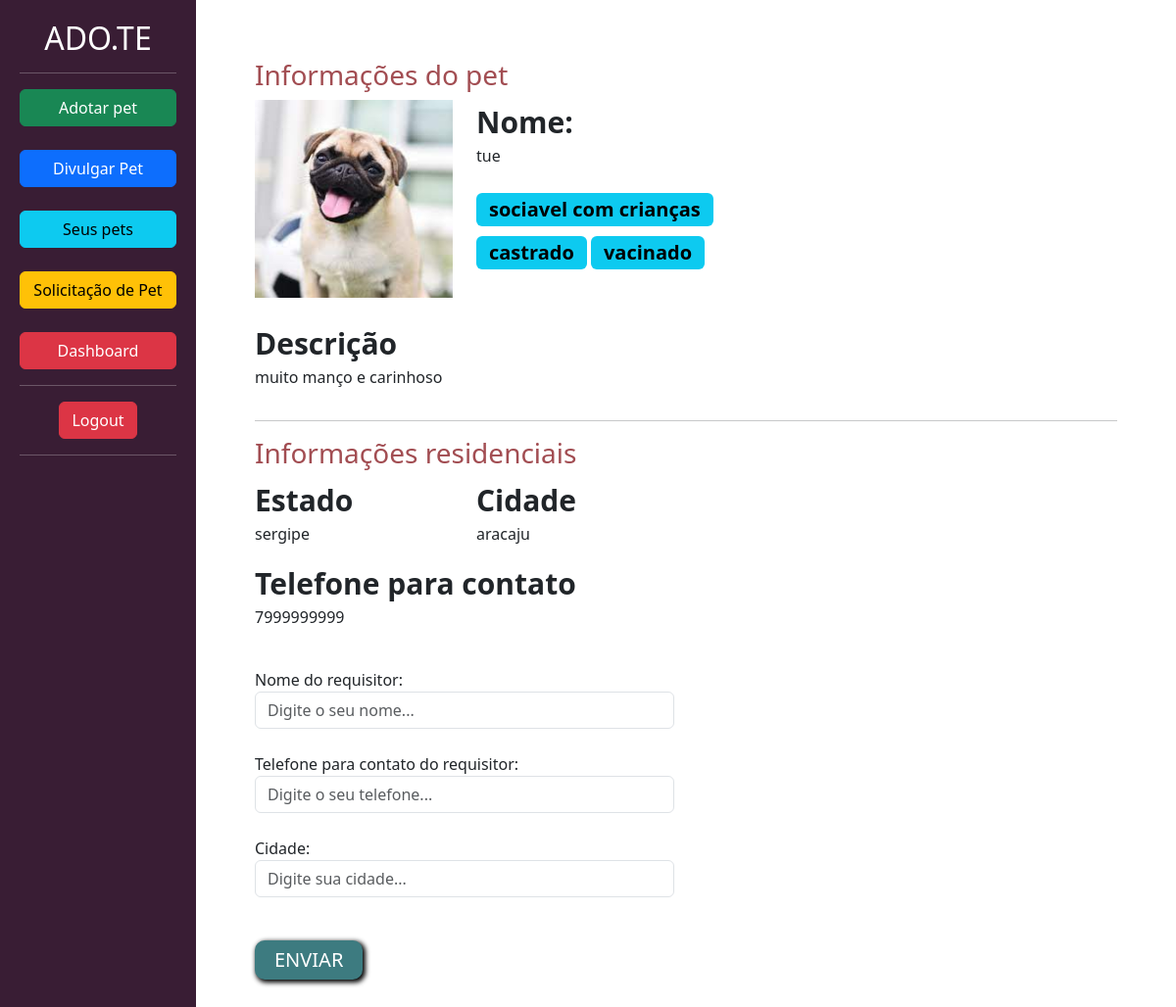
The app's page /divulgar/ver_pet/1 (signed in) with its own data.
### divulgar/models.py (models this page shows, shortened)
class Pet(models.Model):
    choices_status = (('P', 'Para adoção'),
                      ('A', 'Adotado'))
    usuario = models.ForeignKey(User, on_delete=models.DO_NOTHING)
    foto = models.ImageField(upload_to="fotos_pets")
    nome = models.CharField(max_length=100)
    descricao = models.TextField()
    estado = models.CharField(max_length=50)
    cidade = models.CharField(max_length=50)
    telefone = models.CharField(max_length=50)
    tags = models.ManyToManyField(Tag)
    raca = models.ForeignKey(Raca, on_delete=models.DO_NOTHING)
    status = models.CharField(max_length=1, choices=choices_status, default='P')

class Tag(models.Model):
    tag = models.CharField(max_length=100)
    def __str__(self):
        return self.tag

### divulgar/views.py (the view)
# urls.py: path('ver_pet/<int:id>', views.ver_pet, name="ver_pet"),
@login_required
def ver_pet(request, id):
    if request.method == "GET":
        pet = Pet.objects.get(id = id)
        return render(request, 'ver_pet.html', {'pet': pet})

### divulgar/templates/ver_pet.html (shortened to what this page needs)
{% load static %}
<!doctype html>
<html lang="pt-BR">
    <head>
    <link href="https://cdn.jsdelivr.net/npm/bootstrap@5.3.0-alpha1/dist/css/bootstrap.min.css" rel="stylesheet">
    <link href="{% static 'usuarios/css/cadastro.css' %}" rel="stylesheet">
    <link href="{% static 'divulgar/css/novo_pet.css' %}" rel="stylesheet">
    <link href="{% static 'divulgar/css/seus_pet.css' %}" rel="stylesheet">
    <link href="{% static 'adotar/css/listar_pets.css' %}" rel="stylesheet">
    </head>
    <body>
        <div class="container-fluid">
            <div class="row">
                <div class="col-md-2 bg-side-plataforma sidebar">
                    <h2>ADO.TE</h2>
                    <hr>
                    <a class="btn btn-success col-12" href="/adotar/">Adotar pet</a><br><br>
                    <a class="btn btn-primary col-12" href="/divulgar/novo_pet/">Divulgar Pet</a><br><br>
                    <a class="btn btn-info col-12" href="/divulgar/seus_pets/">Seus pets</a><br><br>
                    <a class="btn btn-warning col-12" href="/divulgar/ver_pedido_adocao/">Solicitação de Pet</a><br><br>
                    <a class="btn btn-danger col-12" href="/divulgar/dashboard/">Dashboard</a>
                    <hr>
                    <a href=" {% url 'sair' %}" class="btn btn-danger">Logout</a>
                    <hr>
                </div>
                <div style="padding:60px" class="col-md">
                    <h3 class="font-vinho">Informações do pet</h3>
                    <div class="row">
                        <div class="col-md-3">
                            <img width="100%" src="{{pet.foto.url}}">
                        </div>
                        <div class="col-md-9">
                            <span class="span-bold">Nome:</span>
                            <p>{{pet.nome}}</p>
                            <div style="width:40%">
                                {% for tag in pet.tags.all %}
                                    <span class="badge text-bg-info badge-lg">{{tag}}</span>
                                {% endfor %}
                            </div>
                        </div>
                    </div>
                    <br>
                    <div class="row">
                        <div class="col-md-5">
                            <span class="span-bold">Descrição</span>
                            <p>{{pet.descricao}}</p>
                        </div>
                        <div class="col-md-7">
                        </div>
                    </div>
                    <hr>
                    <div class="row">
                        <h3 class="font-vinho">Informações residenciais</h3>
                        <div class="col-md">
                            <div class="row">
                                <div class="col-md">
                                    <span class="span-bold">Estado</span>
                                    <p>{{pet.estado}}</p>
                                </div>
                                <div class="col-md">
                                    <span class="span-bold">Cidade</span>
                                    <p>{{pet.cidade}}</p>
                                </div>
                            </div>
                            <span class="span-bold">Telefone para contato</span>
                            <p>{{pet.telefone}}</p>
                            <br>
                            <form action="{% url 'pedido_adocao' pet.id %}" method="POST" enctype='multipart/form-data'>{% csrf_token %}
                            <span>Nome do requisitor:<span>
                                <input type="text" class="form-control" name="nome" placeholder="Digite o seu nome...">
                                <br>
                            <span>Telefone para contato do requisitor:</span>
                                <input type="text" placeholder="Digite o seu telefone..." name="telefone" class="form-control">
                                <br>
                            <div class="col-md">
                                <span>Cidade:</span>
                                <input type="text" placeholder="Digite sua cidade..." name="cidade" class="form-control">
                            </div>
                            <br>
                                <input type="submit" value="ENVIAR" class="btn-custom-primary">
                            </form>
                        </div>
                        <div class="col-md">
                        </div>
                    </div>
                </div>
            </div>
        </div>
    </body>
</html>

### templates/static/usuarios/css/cadastro.css (style rules this page uses)
.btn-custom-primary { background-color: #3D7B80; border: none; box-shadow: 2px 2px 5px 1px black; color: white; font-size: 20px; padding: 5px 20px 5px 20px; border-radius: 10px; margin-top: 20px; }

### templates/static/divulgar/css/novo_pet.css (style rules this page uses)
.sidebar { text-align: center; padding: 20px; }
.font-vinho { color: #A24D52; }
.bg-side-plataforma { background-color: #391D34; color: white; }

### templates/static/adotar/css/listar_pets.css (style rules this page uses)
.span-bold { font-weight: bold; font-size: 30px; }
.badge-lg { font-size: 20px; margin-top: 10px; }
.bg-side-plataforma { background-color: #391D34; color: white; }

### records on screen
Pet: foto (picture), nome "tue", descricao "muito manço e carinhoso", estado "sergipe", cidade "aracaju", telefone "7999999999"
Tag: tag "sociavel com crianças"
Tag: tag "castrado"
Tag: tag "vacinado"
